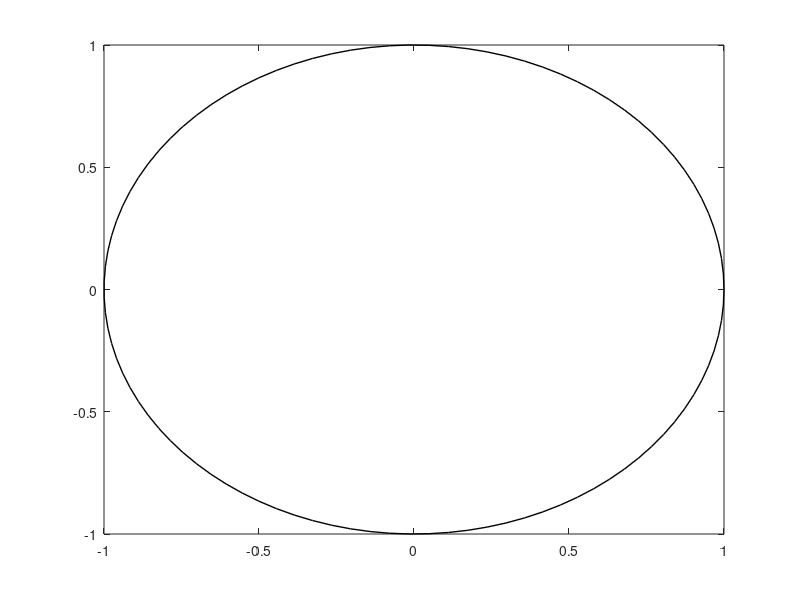

MATLAB code for this plot:
function plot_circle(r, col, style, width, handlevis, numpts, filled)
%  plot_circle(r, col, style, width, handlevis, numpts)
if nargin < 7;  filled = false;     end
if nargin < 6;  numpts = 100;       end
if nargin < 5;  handlevis = 'off';  end
if nargin < 4;  width = 1;          end
if nargin < 3;  style = '-';        end
if nargin < 2;  col = 'k';          end
if nargin < 1;  r = 1;              end

theta = linspace(0,2*pi, numpts); 
plot(r*cos(theta),r*sin(theta),'Color',col,'LineStyle',style,'LineWidth',width,'HandleVisibility',handlevis);

if filled
    fill(r*cos(theta),r*sin(theta),'Color',col,'HandleVisibility',handlevis)
end

end

%Changelog
%Date           Programmer              Action
%08/23/2019     Jared T. Blanchard      File created